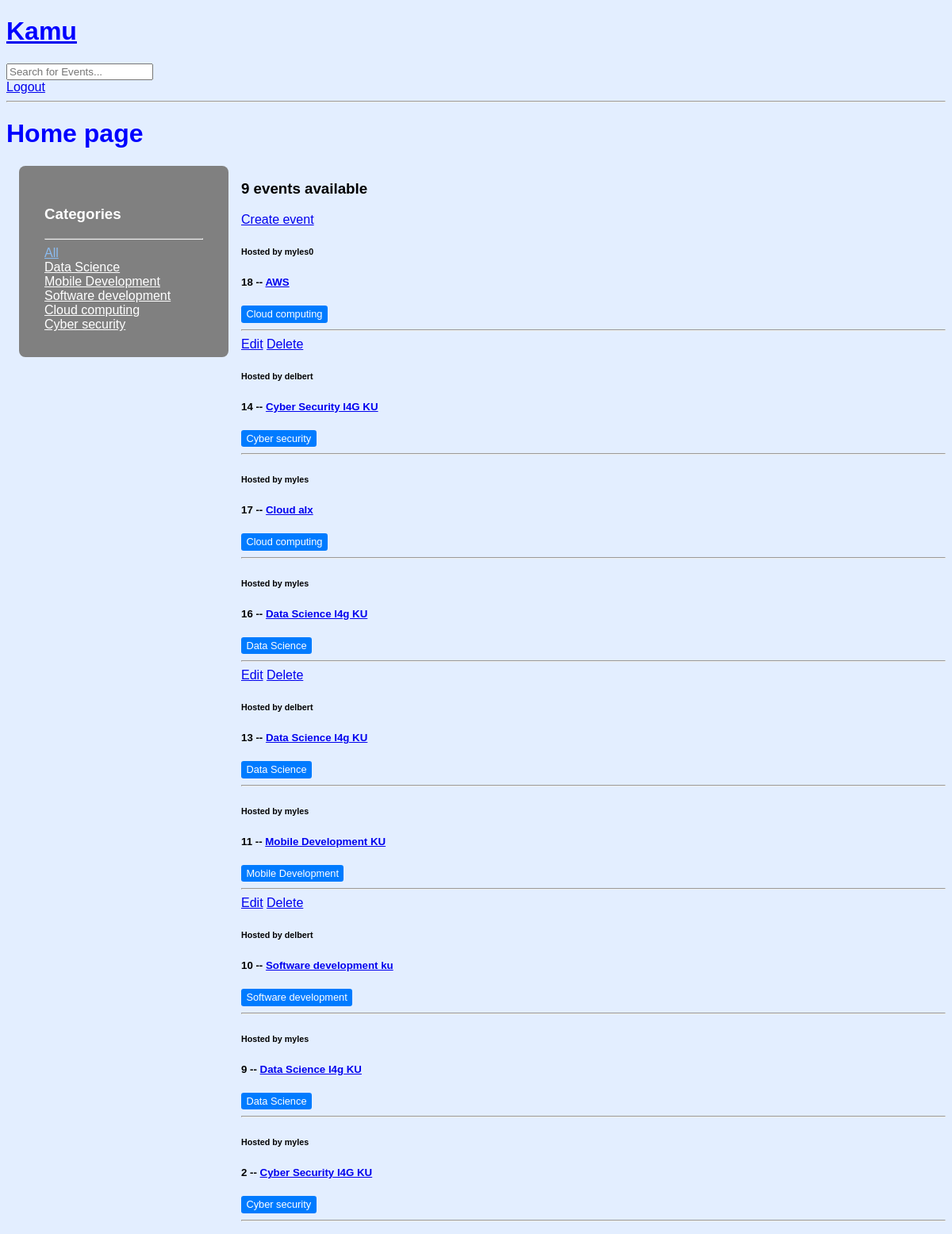
Screenshot of / (signed in) with the database file from the repository.
### base/models.py (models this page shows, shortened)
class Topic(models.Model):
    name = models.CharField(max_length=100)

class Event(models.Model):
    host = models.ForeignKey(User, on_delete=models.SET_NULL, null=True)
    topic = models.ForeignKey(Topic, on_delete=models.SET_NULL, null=True)
    name = models.CharField(max_length=50)
    description = models.TextField(null=True, blank=True)
    updated = models.DateTimeField(auto_now=True)
    created = models.DateTimeField(auto_now_add=True)
    class Meta:
        ordering = ['-updated', '-created']

### base/views.py (the view)
# urls.py: path('', views.home, name="home"),
def home(request):
    events = Event.objects.all()
    topics = Topic.objects.all()
    q = request.GET.get('q') if request.GET.get('q') != None else '' #variable to query
    events = Event.objects.filter(Q(topic__name__icontains=q) | Q(name__icontains=q) | Q(host__username__icontains=q)) #Filters the events according to the topic name
    event_count = events.count()
    context = {'events': events, 'topics':topics, 'event_count':event_count}
    return render(request, 'base/home.html',context)

### base/templates/base/home.html (shortened to what this page needs)
{% extends 'main.html'  %}
{% block content  %}
<h1>Home page</h1>
<div class="home-container">
    <div class="categories">
        <h3>Categories</h3>
        <hr>
        <div>
            <a href="{% url 'home'%}" class="category-link{% if not request.GET.q %} active{% endif %}">All</a>
          </div>
          {% for topic in topics%}
            <div>
                  <a href="{% url 'home'%}?q={{topic.name}}" class="category-link{% if request.GET.q == topic.name %} active{% endif %}">{{topic.name}}</a>
            </div>
          {% endfor %}
    </div>
    <div>
        <h3> {{event_count}} events available</h3>
        <a href="{% url 'create-event' %}">Create event</a>
    {% for event in events %}
    <div>
        {% if user.is_authenticated %}
            {% if user == event.host %}
            <a href="{% url 'update-event' event.id%}">Edit</a>
            <a href="{% url 'delete-event' event.id %}">Delete</a>
            {% endif %}
        {% endif%}
        <h6>Hosted by {{event.host.username}}</h6>
        <h5> {{event.id}} -- <a href="{% url 'event' event.id %}"> {{event.name}}</a></h5>
        <small class="badge">{{event.topic.name}}</small>
        <hr>
    </div>
    {% endfor %}
    </div>
</div>
{%  endblock %}

### static/styles/index.css (style rules this page uses)
body { background-color: #e3eeff; font-family: Arial, Helvetica, sans-serif; }
h1 { color: blue; }
.badge { display: inline-block; padding: 0.25em 0.5em; background-color: #007bff; color: #fff; font-size: 0.8em; border-radius: 0.25em; }
.categories { background-color: grey; color: white; padding: 2rem; margin: 0 1rem; border-radius: 0.5rem; height: max-content; }
.category-link { color: white; }
.category-link.active { color:#8bbcf1 ; }

### base/templates/base/home.html (style rules this page uses)
.home-container { display: grid; grid-template-columns: 1fr 3fr; }

### rows the page displays
Topic: name "Data Science"
Topic: name "Mobile Development"
Topic: name "Software development"
Topic: name "Cloud computing"
Topic: name "Cyber security"
Event: host.username "myles0", id "18", name "AWS", topic.name "Cloud computing"
Event: shows "Edit", host.username "delbert", id "14", name "Cyber Security I4G KU", topic.name "Cyber security"
Event: host.username "myles", id "17", name "Cloud alx", topic.name "Cloud computing"
Event: host.username "myles", id "16", name "Data Science I4g KU", topic.name "Data Science"
Event: shows "Edit", host.username "delbert", id "13", name "Data Science I4g KU", topic.name "Data Science"
Event: host.username "myles", id "11", name "Mobile Development KU", topic.name "Mobile Development"
Event: shows "Edit", host.username "delbert", id "10", name "Software development ku", topic.name "Software development"
Event: host.username "myles", id "9", name "Data Science I4g KU", topic.name "Data Science"
Event: host.username "myles", id "2", name "Cyber Security I4G KU", topic.name "Cyber security"

### other values shown
{{ event_count }} "9"
